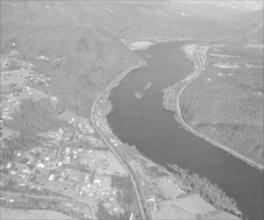
%> input picture DIP_HW1/river.JPG, 264 x 220 px
$ octave histogram_equalizatio_using_histeq.m   (GNU Octave 9; MATLAB toolbox functions it lacks are replaced by stand-ins)
%> lines starting %> are read from the running program, lines starting %| are printed output that depends on the picture
I = imread('river.JPG');
%> I is the input picture: size 220x264 uint8; min 88, max 255, mean 164.9
J = histeq(I);
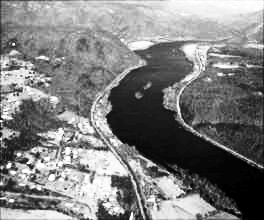
%> J: size 220x264 uint8; min 0, max 255, mean 127.2
figure;
subplot(2,2,1),imshow(I),title('均衡化前');
subplot(2,2,2),imhist(I,64),title('均衡化前的灰度直方图');
subplot(2,2,3),imshow(J),title('均衡化后');
subplot(2,2,4),imhist(J,64),title('均衡化后的灰度直方图')
%> after `title('均衡化后的灰度直方图')`:
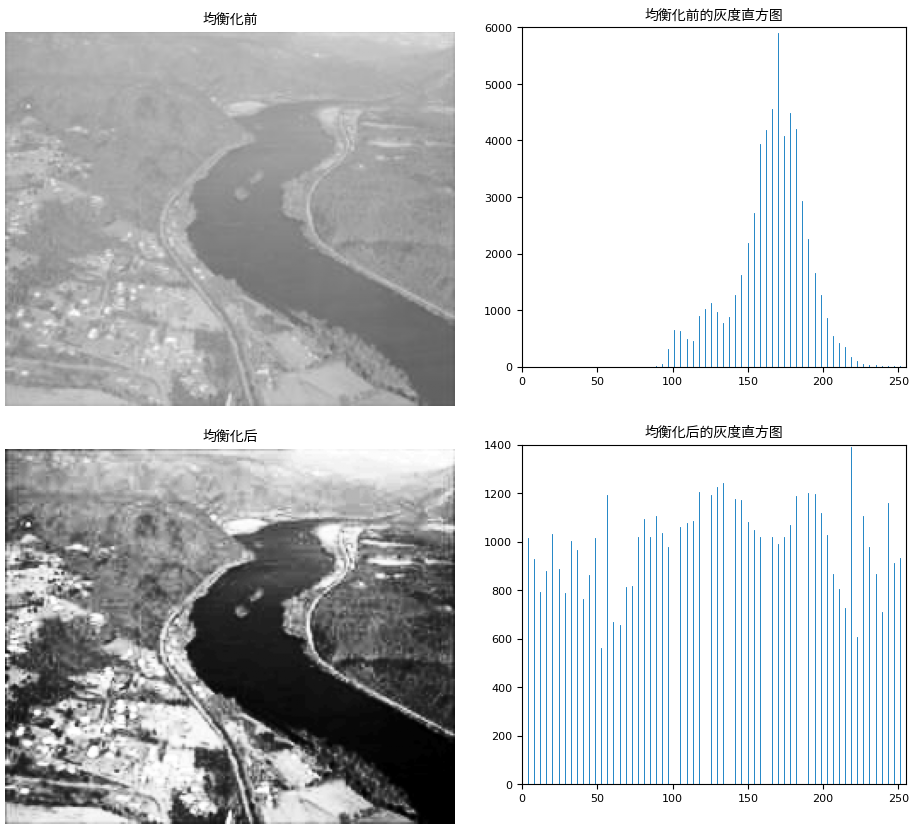
%> figure redrawn from the program's plot data, 4 panels
